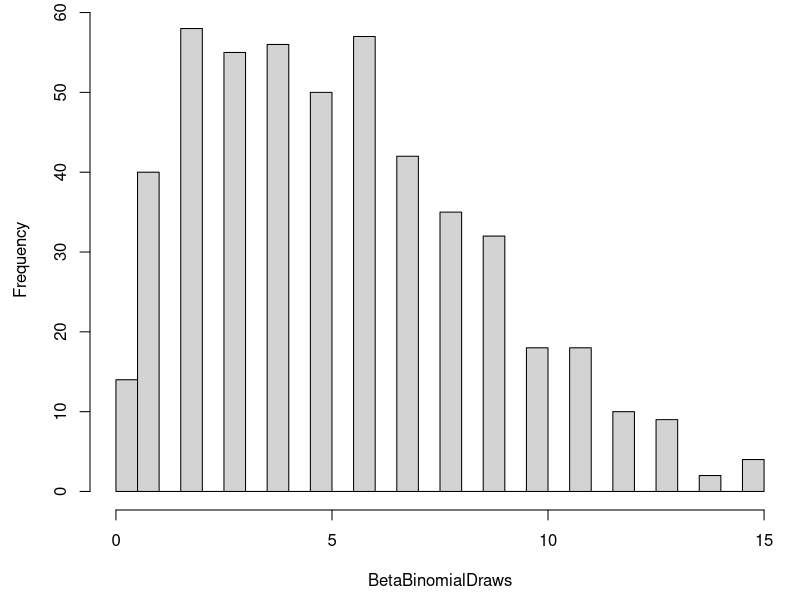
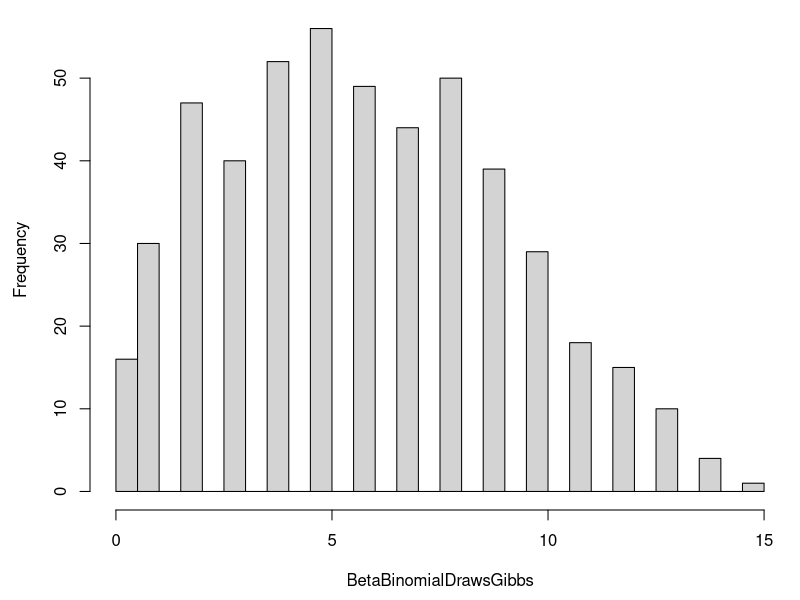
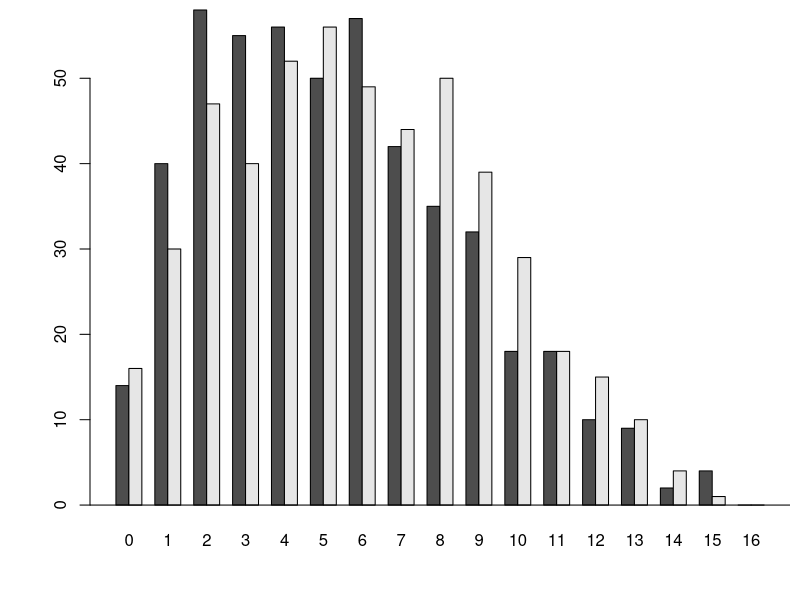

R code for these plots, in order:
## ---- chunk 1

## ---- chunk 2
#install.packages("VGAM")
library(VGAM)
## ---- chunk 3
set.seed(123)
BetaBinomialDraws <- rbetabinom.ab(500, 16, 2, 4, .dontuse.prob = NULL)
par(mai=c(0.9,0.9,0.1,0.1))
hist(BetaBinomialDraws, main=NULL, breaks=50)
## ---- chunk 4
set.seed(123)
m <- 500; n <- 16
alpha <- 2; beta <- 4
y <- 0
BetaBinomialDrawsGibbs <- numeric(m)
for(s in 1:m){
  x <- rbinom(1, size = n, prob = y)
  y <- rbeta(1, shape1 = x+alpha, shape2 = n-x+beta) 
  BetaBinomialDrawsGibbs[s] <- x
}
par(mai=c(0.9,0.9,0.1,0.1))
hist(BetaBinomialDrawsGibbs, main=NULL, breaks = 50)
## ---- chunk 5
#install.packages("plotrix")
library(plotrix)

l <- list(BetaBinomialDraws,BetaBinomialDrawsGibbs)
par(mai=c(0.9,0.9,0.1,0.1))
multhist(l, breaks = seq(-0.5,16.5, by=1))
abline(h=0)
